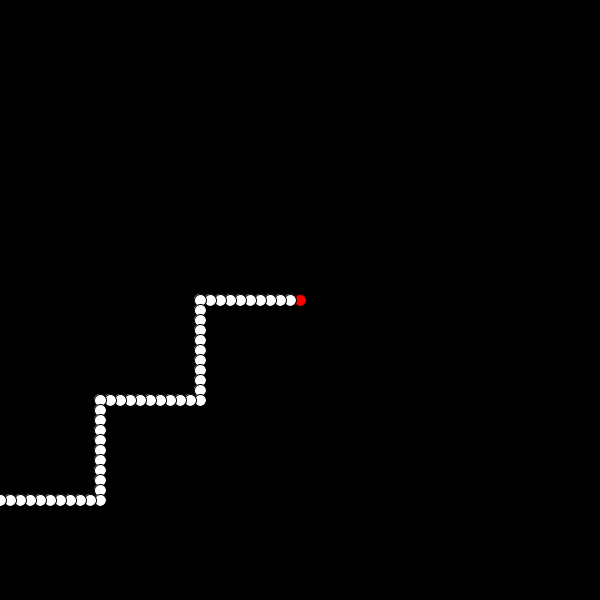
Frame 1 (no input)
Frame 2 (the mouse pressed at the canvas centre, redrawn once): identical to frame 1, image omitted

The Processing sketch that drew this single still picture (run headless with seeded random() and noise(); the mouse was pressed at the canvas centre and the sketch redrawn once):

// Processing sketch: sketch_TP04_Formes
// ── sketch_TP04_Formes.pde
color NOIR = color(0); //<>//
void setup()
{
  size(600, 600);
  background(NOIR);
  //premierChemin();
  //deuxiemeChamin();
  //carre(10,10,5);
  //escalier(10,310,4,10);
  //escargot(100,490,20);
  //zigzag1(300,300,100);
  zigzag2(300,300,100);
  touchBorder();
  randInt();
  frameRate(1);
}
//
void premierChemin()
{
  initForm(width / 3, height / 2, 'W');
  ligne(3);
  turnRight();
  ligne(2);
  turnLeft();
  for (int i = 0; i < 5; i++) {
    goDisplay();
  }
}
//
void  deuxiemeChamin()
{
  initForm(2 * width / 3, height / 2, 'S');
  ligne(10);
  turnLeft();
  goDisplay();
  turnLeft();
  goDisplay();
}
//
void ligne (int n){
  for (int i = 0; i < n; i++) {
    goDisplay();
  }
}
//
void carre(int x, int y, int n)
{
  initForm( x , y, 'E');
  ligne(n);
  turnRight();
  ligne(n);
  turnRight();
  ligne(n);
  turnRight();
  ligne(n-1);
}
//
void escalier(int x,int y, int n, int nbMarches)
{
  initForm( x , y, 'N');
  for (int i = 0; i < nbMarches; i++) 
  {
    ligne(n-1);
    turnRight();
    ligne(n-1);
    turnLeft();
  }
}
//
void escargot(int x, int y, int n)
{
  int a = 1;
  initForm( x , y, 'W');
  for (int i = 0; i < n; i++) 
  {
    ligne(a);
    turnRight();
    a = a + 1;
  }
}
//
void randTurn()
{
  float a = random(1);
  if (a <0.5)
  {
    turnLeft();
  }
  else
  {
    turnRight();
  }
}
//
char randInt()
{
  float a = random(1);
  if (a <0.25)
  {
    return 'N';
  }
  else
  {
    if (a <0.50)
    {
      return 'E';
    }
    else
    {
      if (a <0.75)
      {
        return 'W';
      }
      else
      {
        return 'E';
      }
    }
  }
}
//
void zigzag1(int x, int y, int n)
{
  initForm( x , y, 'W');
  for (int i = 0; i < n/10; i++) 
  {
    ligne(10);
    randTurn();
  }
}
//
boolean touchBorder()
{

  if (posX <=0 || posX >= width ||posY <=0 || posY >= height )
  {
    return false;
  }
  else
  {
    return true;
  } 
}
//
void zigzag2(int x, int y, int n)
{
  initForm( x , y, randInt());
  for (int i = 0; i < n/10; i++) 
  {
    ligne(10);
    randTurn();
    if (touchBorder() == false)
    {
    println ("Perdu !");
    noLoop();
    i=n;
    }
  } 
  if (touchBorder() == true)
  {
    println ("Gagné !");
    noLoop();
  }
}
//
void draw()
{
  //zigzag2(300,300,100);
  //touchBorder();
  //randInt();
}






  

// ── Bases.pde
// caracteristiques du dessin de chaque pastille (en pixels) //<>//
int DIAMETRE    = 12;
int DEPLACEMENT = 10;

// couleurs
color BLANC = color(255);
color ROUGE = color(255, 0, 0);

// position et direction de dessin
int posX, posY;
char direction;

// initialisation de la forme
// x,y : position
// dir : direction de départ (points cardinaux) : W, E, N, S
void initForm(int x, int y, char dir)
{
  // dessine une pastille rouge aux coordonnées choisies
  posX = x;
  posY = y;
  direction = dir;
  display(ROUGE);
}

// Dessin d'une pastille
void display(color couleur)
{
  fill(couleur);
  ellipse(posX, posY, DIAMETRE, DIAMETRE);
}

// Déplacement puis Dessin d'une pastille
void goDisplay()
{
  move();
  display(BLANC);
}

/////////////////////////////////////////
// Fonctions de changement de direction
/////////////////////////////////////////

// tourner vers la gauche
void turnLeft()
{
  switch (direction) {
    case 'N' :
      direction = 'W';
      break;
    case 'E':
      direction = 'N';
      break;
    case 'S':
      direction = 'E';
      break;
    case 'W':
      direction = 'S';
      break;
    default:
      println("erreur");
  }
}

// tourner vers la droite
void turnRight()
{
  switch (direction) {
    case 'N' :
      direction = 'E';
      break;
    case 'E':
      direction = 'S';
      break;
    case 'S':
      direction = 'W';
      break;
    case 'W':
      direction = 'N';
      break;
    default:
      println("erreur");
  }
}

// se déplacer en fonction de la direction
void move() 
{
  switch (direction)
  {
    case 'N' :
      posY -= DEPLACEMENT;
      break;
    case 'E':
      posX += DEPLACEMENT;
      break;
    case 'S':
      posY += DEPLACEMENT;
      break;
    case 'W':
      posX -= DEPLACEMENT;
      break;
    default:
      println("erreur");
  }
}
